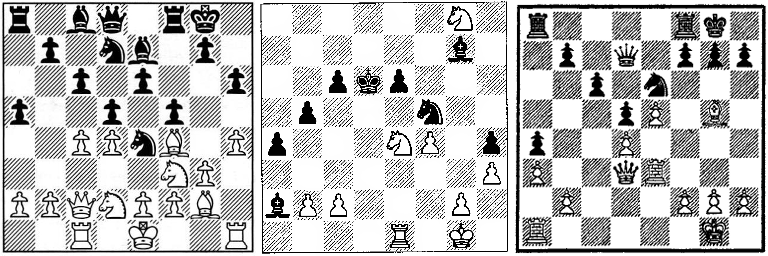
#> input picture boardexamples.png, 768 x 256 px
$ python putzmain.py --file boardexamples.png   (older library calls are emulated)
#> lines starting #> are read from the running program, lines starting #| are printed output that depends on the picture; after the words box and inside, x2 and y2 are one past the last pixel; in counts of white or black regions, pixels touching at a corner belong together
### putzlib.py
from __future__ import division
import os
import numpy as np
import PIL.Image as Image
import scipy.signal
import cv2
import PIL.ImageFilter as ImageFilter
try:
    from IPython.display import display
except ImportError:
    pass
#import matplotlib.pyplot as plt
import glob
from io import BytesIO
from math import floor
from numpy.linalg import norm

# [5 lines of commented-out code are left out]
pathtemps = os.path.expanduser("~")+"/Dropbox/putz/piecetemps/"

pieces=['P','R','N','B','Q','K','p','r','n','b','q','k',' ']
piecenames={' ':'zz'}
for p in pieces[:6]:
    piecenames[p] = 'w'+p.lower()
for p in pieces[6:12]:
    piecenames[p] = 'b'+p.lower()
piecenamesrev={}
for k,v in piecenames.items():
    piecenamesrev[v] = k
#> (reads pbarrs.npz from the repository)
#> in __init__, self.im is the input picture: PIL image 768x256 RGB; min 0, max 255, mean 193.8

def nvec(v):
    a = v.dot(v)
    return v/np.sqrt(a)

def norma(arr):
    arr2=np.float32(arr.flatten())
    return np.sqrt(arr2.dot(arr2))

# [24 lines left out: functions skel, displayarray, gaussim, not called in this run]

def probs(overs,nsets=3):
    pl = np.array([max(overs[i:i+nsets]) for i in range(0,len(overs),nsets)])
    return [(pieces[i],pl[i]) for i in np.argsort(pl)[::-1][:4]]

# [37 lines left out: functions piecepredold, piecepredebug, not called in this run]

def pprobs(ima,ld=1):
    _,ov=piecepredebug(ima,pbarrs,ld)
    return probs(ov)

# [64 lines left out: functions boardtofen, houghbox, splitboardhough, not called in this run]

def splitboardcontour(ima):
    bounds = contourbox(ima)
    if bounds is None:
        imapad = np.pad(ima,(2,),'constant',constant_values=(0,))
        imapad = np.pad(imapad,(2,),'constant',constant_values=(255,))
        bounds = contourbox(imapad)
        ima = imapad
    if bounds:
        up,down,left,right = bounds
        xw,yw = int(round((down-up)/8)),int(round((right-left)/8))
        print(xw,yw)
        return [ima[up+j*xw:up+(j+1)*xw,left+i*yw:left+(i+1)*yw] for j in range(8) for i in range(8)]
    else:
        return []

def contourbox(ima):
    l,w = ima.shape
#> l = 256; w = 768
    for k in (11,7,3):
        imablur = cv2.GaussianBlur(ima,(k,k),0)
        ee = cv2.Canny(imablur,200,400,apertureSize = 5)
        contours,_ = cv2.findContours(ee, 1, 2)
        boxes = [c for c in contours if cv2.contourArea(c)>.8*l*w]
        if boxes:
            break
#> this loop made 3 passes
#> pass 1, in contourbox, `ee = cv2.Canny(imablur,200,400,apertureSize = 5)`:
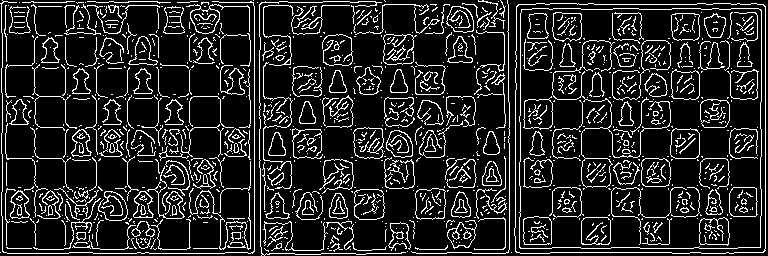
#> ee: shape (256, 768); 14.6% white in thin lines or dots
#> after the loop: ee: shape (256, 768); 21.8% white in thin lines or dots
    if not boxes:
        ee = cv2.Canny(ima,100,200,apertureSize = 5)
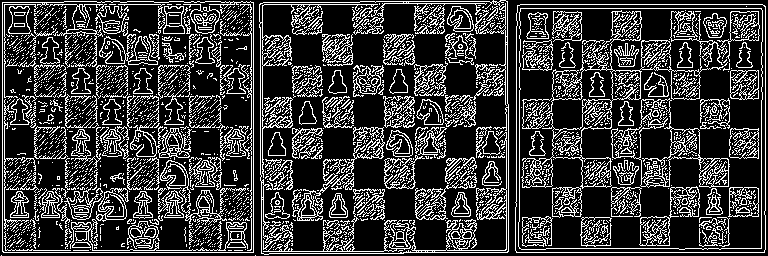
#> ee: shape (256, 768); 23.3% white in thin lines or dots
        contours,_ = cv2.findContours(ee, 1, 2)
#> contours = 3109 contours, 2758 with area under 20; largest, box (x1, y1, x2, y2) and area: (2, 1, 254, 253) 62868, (2, 1, 254, 253) 62836, (259, 0, 509, 255) 62141, (515, 4, 766, 253) 61772, (515, 4, 766, 253) 61768
        boxes = [c for c in contours if cv2.contourArea(c)>.8*l*w]
#> boxes = []
    if not boxes:
        kernel = np.ones((5,5),np.uint8)
        opening = cv2.morphologyEx(ima,cv2.MORPH_OPEN, kernel)
        for k in (11,7,3):
            imablur = cv2.GaussianBlur(opening,(k,k),0)
            ee = cv2.Canny(imablur,100,200,apertureSize = 5)
            contours,_ = cv2.findContours(ee, 1, 2)
            boxes = [c for c in contours if cv2.contourArea(c)>.8*l*w]
            if boxes:
                break
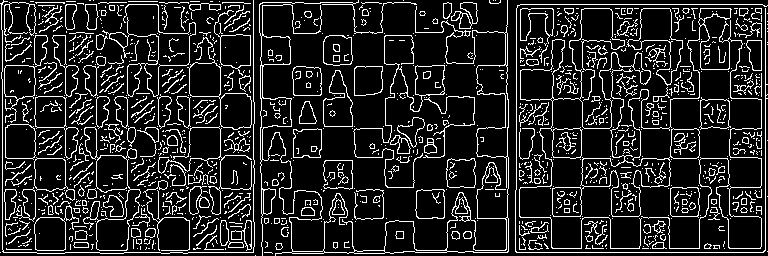
#> ee: shape (256, 768); 14.4% white in thin lines or dots
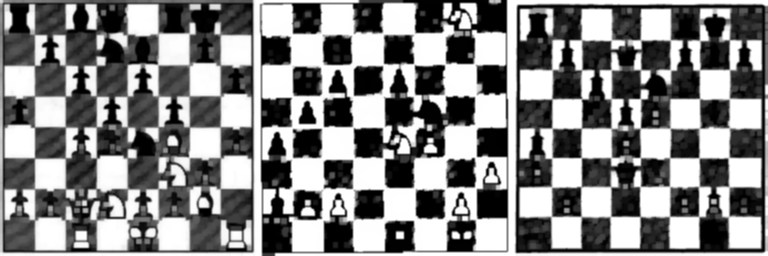
#> imablur: shape (256, 768); min 0, max 255, mean 132.4
    # [4 lines of commented-out code are left out]
    if not boxes:
        return None
    areas = [cv2.contourArea(b) for b in boxes]
    arcareas = [(cv2.arcLength(b,True)/4)**2 for b in boxes]
    sqboxes = [b for i,b in enumerate(boxes) if (1-areas[i]/arcareas[i])<.1]
    if sqboxes:
        sqareas = [cv2.contourArea(b) for b in sqboxes]
        inbox = sqboxes[np.argmin(sqareas)]
    else:
        return None
    inboxflat = inbox.reshape(inbox.shape[0],-1)
    #
    x,y,w,h = cv2.boundingRect(inbox)
    tl,tr,br,bl = (x,y),(x+w,y),(x+w,y+h),(x,y+h)
    rect = np.array([tl,tr,br,bl])
    corners = [np.argmin([norm(inboxflat[j]-pt) for j in range(inboxflat.shape[0])])
           for pt in rect]
    toparc = subarc(inboxflat,corners[0],corners[1],corners[2])[:,1]
    bottomarc = subarc(inboxflat,corners[2],corners[3],corners[0])[:,1]
    leftarc = subarc(inboxflat,corners[0],corners[3],corners[1])[:,0]
    rightarc = subarc(inboxflat,corners[1],corners[2],corners[0])[:,0]
    #
    (t,b,l,r)=[int(round(np.median(a))) for a in (toparc,bottomarc,leftarc,rightarc)]
    return t,b,l,r

# [154 lines left out: functions showboardlines, subarc, subarc2, splitboard, showbounds, findlines and 6 more, not called in this run]

### putzmain.py
# -*- coding: utf-8 -*-
"""
Created on Mon Jul 31 16:37:09 2017

@author: klein
"""
from __future__ import division
import numpy as np
import PIL.Image as Image
import scipy.signal
import cv2
#from IPython.display import display
import glob
from os.path import basename
import requests
from io import BytesIO
import sys
import argparse,imghdr

#if sys.platform == 'win32':
#    import PIL.ImageGrab as ImageGrab

from putzlib import pathtemps,pieces,piecenames
from putzlib import houghbox,splitboardhough,splitboardcontour,boardtofen,norma

class Board():
    def __init__(self,*impath):
        if impath:
            self.im = Image.open(impath[0])
        else:
            self.im = ImageGrab.grabclipboard()
        self.ima = np.asarray(self.im.convert("L"),dtype=np.uint8)
        #self.imablur = np.uint8(gaussim(self.ima,m=4))
        self.squares = splitboardcontour(self.ima)
#> in splitboardcontour, `imapad = np.pad(imapad,(2,),'constant',constant_values=(255,))`:
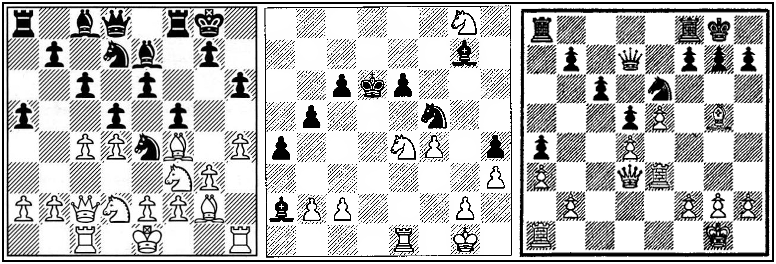
#> imapad: shape (264, 776); min 0, max 255, mean 191.1
#> the loop in contourbox (call 2), `for k in (11,7,3):` made 1 pass
#> pass 1, in contourbox (call 2), `imablur = cv2.GaussianBlur(ima,(k,k),0)`:
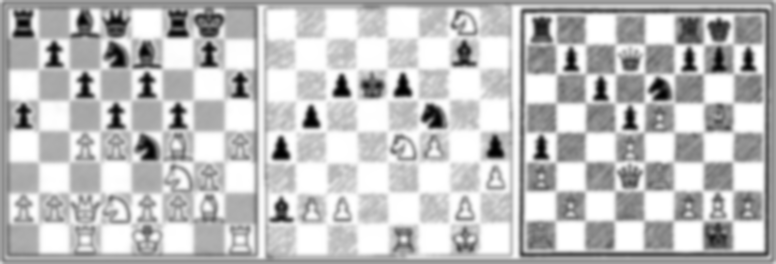
#> imablur: shape (264, 776); min 1, max 255, mean 190.6
#> pass 1, in contourbox (call 2), `ee = cv2.Canny(imablur,200,400,apertureSize = 5)`:
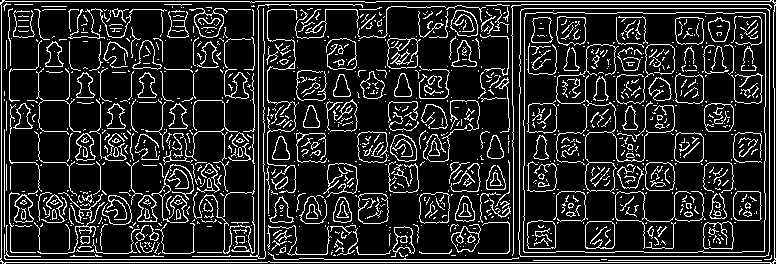
#> ee: shape (264, 776); 15.4% white in thin lines or dots
#> in contourbox (call 2), `areas = [cv2.contourArea(b) for b in boxes]`: areas = [201659, 201678]
#> in contourbox (call 2), `arcareas = [(cv2.arcLength(b,True)/4)**2 for b in boxes]`: arcareas = [269078.7, 271984]
#> in contourbox (call 2), `sqboxes = [b for i,b in enumerate(boxes) if (1-areas[i]/arcareas[i])<.1]`: sqboxes = []
#> self.squares = []
#        if not self.squares:
#            self.squares = splitboard(self.ima)
        self.squares = [np.bitwise_not(s) for s in self.squares]
        self.g = [-1]*64
    #
    #
    def getpieces(self,pbarrs):
        if not self.squares:
            return ""
        candidates = [[]]*64
        candprobs  = [[]]*64
        guesses = [-1]*64
        #guesspos = [0]*64
        #first pass
        for i,s in enumerate(self.squares):
            ld = (i + (i//8))%2
            tg,to = piecepred(s,pbarrs,ld)
            assert(len(tg)==len(to))
            to = [x for x in to if x>.5]
            tg = tg[len(tg)-len(to):]
            #
            assert(len(tg)==len(to))
            guesses[i] = tg[-1]
            candidates[i] = tg
            candprobs[i]  = to
        #
        piecemax=[8,2,2,2,1,1,8,2,2,2,1,1,64]
        # [21 lines left out: function toomany, not called in this run]
        #
        changed = 1
        while changed > 0:
            changed = 0
            #no pawns on the first or eighth ranks
            for q in list(range(8))+list(range(56,64)):
                if guesses[q] == 0 or guesses[q]==6:
                    changed += 1
                    candidates[q].pop(-1)
                    candprobs[q].pop(-1)
                    if candidates[q]:
                        guesses[q] = candidates[q][-1]
                    else:
                        guesses[q] = 12
            #one king each
            changed += toomany(5,nextbest=True)
            changed += toomany(11,nextbest=True)
            #one queen each
            changed += toomany(4,nextbest=True)
            changed += toomany(10,nextbest=True)
            #two rooks
            changed += toomany(7,nextbest=True)
            changed += toomany(1,nextbest=True)
            #two knights
            changed += toomany(8,nextbest=True)
            changed += toomany(1,nextbest=True)
            #eight pawns
            changed += toomany(6,nextbest=True)
            changed += toomany(0,nextbest=True)
            #two bishops
            changed += toomany(9,nextbest=True)
            changed += toomany(3,nextbest=True)
            #
        self.g = guesses
        self.b=""
        for i,s in enumerate(guesses):
            if i%8 == 0 and i>0:
                self.b+='/'
            ld = (i + (i//8))%2 #light or dark square
            self.b+= pieces[guesses[i]]
        return boardtofen(self.b)

# [88 lines left out: functions piecepred, overlap, stripefilter, pieceacc, blanktest, stripetest and 2 more, not called in this run]

### Load image templates
nsets = 3
alltemps = list(np.load('pbarrs.npz').items())[0][1]
numpieces = nsets * 12
rows = alltemps.shape[0]//numpieces
pbarrs = [alltemps[rows*i:rows*(i+1)][:] for i in range(numpieces)]
assert(len(pbarrs) == numpieces)

if __name__ == '__main__':
    ap = argparse.ArgumentParser()
    ap.add_argument("-f", "--file", required=False,help="Image file in png, jpeg or gif format")
    ap.add_argument("-o","--output",required=False,default="fens.txt",
                    help="Output file. Default = fens.txt. Will be overwritten if it exists")
    ap.add_argument("-d","--directory",required=False,help="Image directory. All images in png, jpeg or gif format will be processed")
    args = vars(ap.parse_args())

    outfile=args.get("output","fens.txt")
    if not args["file"] and not args["directory"]:
        print("Error. Either --file <imagefile> or --directory <imagedirectory> must be specified")
    if args["file"]:
        fname = args["file"]
        if not imghdr.what(fname):
            print("Not a valid image file")
        else:
            bd = Board(fname)
            fen = bd.getpieces(pbarrs)
            with open(outfile,"w") as fileout:
                fileout.write(fname+"\n")
                if fen:
                    fileout.write(fen+"\n")
                else:
                    fileout.write("Couldn't find chessboard\n")
    elif args["directory"]:
        imdir = args["directory"]
        if imdir[-1] != "/":
            imdir += "/"
        exts = ("png","jpg","gif")
        fnames = []
        for e in exts:
            fnames += glob.glob(imdir+"*"+e)
        with open(outfile,"w") as fileout:
            for fname in fnames:
                bd = Board(fname)
                fen = bd.getpieces(pbarrs)
                fileout.write(fname+"\n")
                if fen:
                    fileout.write(fen+"\n")
                else:
                    fileout.write("Couldn't find chessboard\n")
